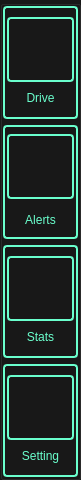
   <widget class="QGroupBox" name="menuButtonsGroup">
    <property name="geometry">
     <rect>
      <x>0</x>
      <y>0</y>
      <width>81</width>
      <height>480</height>
     </rect>
    </property>
    <property name="sizePolicy">
     <sizepolicy hsizetype="Minimum" vsizetype="Minimum">
      <horstretch>0</horstretch>
      <verstretch>0</verstretch>
     </sizepolicy>
    </property>
    <property name="minimumSize">
     <size>
      <width>70</width>
      <height>0</height>
     </size>
    </property>
    <property name="maximumSize">
     <size>
      <width>16777215</width>
      <height>480</height>
     </size>
    </property>
    <property name="styleSheet">
     <string notr="true">/*background-image: url(&quot;:general/general/gradient3.png&quot;); */
background-color: rgb(24,24,24);
</string>
    </property>
    <property name="alignment">
     <set>Qt::AlignCenter</set>
    </property>
    <layout class="QVBoxLayout" name="verticalLayout">
     <property name="sizeConstraint">
      <enum>QLayout::SetMaximumSize</enum>
     </property>
     <property name="leftMargin">
      <number>0</number>
     </property>
     <property name="topMargin">
      <number>0</number>
     </property>
     <property name="rightMargin">
      <number>0</number>
     </property>
     <property name="bottomMargin">
      <number>0</number>
     </property>
     <item>
      <layout class="QHBoxLayout" name="hlMain">
       <item>
        <widget class="QFrame" name="vfMain">
         <property name="minimumSize">
          <size>
           <width>70</width>
           <height>0</height>
          </size>
         </property>
         <property name="styleSheet">
          <string notr="true">QPushButton,QFrame {
border: 1.5px solid #6affcd;
border-radius: 4px;
padding: 2px;
}

QFrame[chosen=&quot;true&quot;] {
border: none;
border-radius: 4px;
padding: 2px;
background: #365546;
}
QPushButton[chosen=&quot;true&quot;]{
background: #365546; 
}

QLabel[chosen=&quot;true&quot;] {
background: #365546; 
}</string>
         </property>
         <layout class="QVBoxLayout" name="vlMain">
          <property name="leftMargin">
           <number>0</number>
          </property>
          <property name="topMargin">
           <number>0</number>
          </property>
          <property name="rightMargin">
           <number>0</number>
          </property>
          <property name="bottomMargin">
           <number>0</number>
          </property>
          <item>
           <layout class="QVBoxLayout" name="vlMain_5">
            <item>
             <layout class="QHBoxLayout" name="hlMainIcon">
              <property name="topMargin">
               <number>0</number>
              </property>
              <item>
               <widget class="QPushButton" name="driveButton">
                <property name="sizePolicy">
                 <sizepolicy hsizetype="Preferred" vsizetype="Fixed">
                  <horstretch>0</horstretch>
                  <verstretch>0</verstretch>
                 </sizepolicy>
                </property>
                <property name="minimumSize">
                 <size>
                  <width>0</width>
                  <height>65</height>
                 </size>
                </property>
                <property name="styleSheet">
                 <string notr="true">border-image: url(&quot;:44x44/44x44/navigation.png&quot;);</string>
                </property>
                <property name="text">
                 <string/>
                </property>
               </widget>
              </item>
             </layout>
            </item>
            <item>
             <layout class="QHBoxLayout" name="hlMainText">
              <item>
               <widget class="QLabel" name="driveLabel">
                <property name="sizePolicy">
                 <sizepolicy hsizetype="Preferred" vsizetype="Fixed">
                  <horstretch>0</horstretch>
                  <verstretch>0</verstretch>
                 </sizepolicy>
                </property>
                <property name="maximumSize">
                 <size>
                  <width>16777215</width>
                  <height>20</height>
                 </size>
                </property>
                <property name="styleSheet">
                 <string notr="true">border: 0px; 
font: 11pt &quot;Purisa&quot; ;
color:  #6affcd;</string>
                </property>
                <property name="text">
                 <string>Drive</string>
                </property>
                <property name="alignment">
                 <set>Qt::AlignCenter</set>
                </property>
               </widget>
              </item>
             </layout>
            </item>
           </layout>
          </item>
         </layout>
        </widget>
       </item>
      </layout>
     </item>
     <item>
      <layout class="QHBoxLayout" name="hlAlerts">
       <item>
        <widget class="QFrame" name="vfAlerts">
         <property name="minimumSize">
          <size>
           <width>70</width>
           <height>0</height>
          </size>
         </property>
         <property name="styleSheet">
          <string notr="true">QPushButton,QFrame {
border: 1.5px solid #6affcd;
border-radius: 4px;
padding: 2px;
}

QFrame[chosen=&quot;true&quot;] {
border: none;
border-radius: 4px;
padding: 2px;
background: #365546;
}
QPushButton[chosen=&quot;true&quot;]{
background: #365546; 
}

QLabel[chosen=&quot;true&quot;] {
background: #365546; 
}

QFrame[alert=&quot;true&quot;] {
border: 3.5px solid #ff4d4d;
}</string>
         </property>
         <layout class="QVBoxLayout" name="vlMain_2">
          <property name="leftMargin">
           <number>0</number>
          </property>
          <property name="topMargin">
           <number>0</number>
          </property>
          <property name="rightMargin">
           <number>0</number>
          </property>
          <property name="bottomMargin">
           <number>0</number>
          </property>
          <item>
           <layout class="QVBoxLayout" name="vlAlerts">
            <item>
             <layout class="QHBoxLayout" name="hlAlertsIcon">
              <property name="bottomMargin">
               <number>5</number>
              </property>
              <item>
               <widget class="QPushButton" name="alertsButton">
                <property name="sizePolicy">
                 <sizepolicy hsizetype="Preferred" vsizetype="Fixed">
                  <horstretch>0</horstretch>
                  <verstretch>0</verstretch>
                 </sizepolicy>
                </property>
                <property name="minimumSize">
                 <size>
                  <width>0</width>
                  <height>65</height>
                 </size>
                </property>
                <property name="styleSheet">
                 <string notr="true">border-image: url(&quot;:44x44/44x44/message.png&quot;);</string>
                </property>
                <property name="text">
                 <string/>
                </property>
               </widget>
              </item>
             </layout>
            </item>
            <item>
             <layout class="QHBoxLayout" name="hlAlertsText">
              <item>
               <widget class="QLabel" name="alertsLabel">
                <property name="maximumSize">
                 <size>
                  <width>16777215</width>
                  <height>20</height>
                 </size>
                </property>
                <property name="styleSheet">
                 <string notr="true">border: 0px; 
font: 11pt &quot;Purisa&quot; ;
color:  #6affcd;</string>
                </property>
                <property name="text">
                 <string>Alerts</string>
                </property>
                <property name="alignment">
                 <set>Qt::AlignCenter</set>
                </property>
               </widget>
              </item>
             </layout>
            </item>
           </layout>
          </item>
         </layout>
        </widget>
       </item>
      </layout>
     </item>
     <item>
      <layout class="QHBoxLayout" name="hlStats" stretch="0">
       <item>
        <widget class="QFrame" name="vfStats">
         <property name="minimumSize">
          <size>
           <width>70</width>
           <height>0</height>
          </size>
         </property>
         <property name="styleSheet">
          <string notr="true">QPushButton,QFrame {
border: 1.5px solid #6affcd;
border-radius: 4px;
padding: 2px;
}

QFrame[chosen=&quot;true&quot;] {
border: none;
border-radius: 4px;
padding: 2px;
background: #365546;
}
QPushButton[chosen=&quot;true&quot;]{
background: #365546; 
}

QLabel[chosen=&quot;true&quot;] {
background: #365546; 
}</string>
         </property>
         <layout class="QVBoxLayout" name="vlMain_3">
          <property name="leftMargin">
           <number>0</number>
          </property>
          <property name="topMargin">
           <number>0</number>
          </property>
          <property name="rightMargin">
           <number>0</number>
          </property>
          <property name="bottomMargin">
           <number>0</number>
          </property>
          <item>
           <layout class="QVBoxLayout" name="vlStats">
            <item>
             <layout class="QHBoxLayout" name="hlStatsIcon">
              <item>
               <widget class="QPushButton" name="statsButton">
                <property name="sizePolicy">
                 <sizepolicy hsizetype="Preferred" vsizetype="Fixed">
                  <horstretch>0</horstretch>
                  <verstretch>0</verstretch>
                 </sizepolicy>
                </property>
                <property name="minimumSize">
                 <size>
                  <width>0</width>
                  <height>65</height>
                 </size>
                </property>
                <property name="styleSheet">
                 <string notr="true">border-image: url(&quot;:44x44/44x44/statistics.png&quot;);</string>
                </property>
                <property name="text">
                 <string/>
                </property>
               </widget>
              </item>
             </layout>
            </item>
            <item>
             <layout class="QHBoxLayout" name="hlStatsText">
              <item>
               <widget class="QLabel" name="statsLabel">
                <property name="maximumSize">
                 <size>
                  <width>16777215</width>
                  <height>20</height>
                 </size>
                </property>
                <property name="styleSheet">
                 <string notr="true">border: 0px; 
font: 11pt &quot;Purisa&quot; ;
color:  #6affcd;</string>
                </property>
                <property name="text">
                 <string>Stats</string>
                </property>
                <property name="alignment">
                 <set>Qt::AlignCenter</set>
                </property>
               </widget>
              </item>
             </layout>
            </item>
           </layout>
          </item>
         </layout>
        </widget>
       </item>
      </layout>
     </item>
     <item>
      <layout class="QHBoxLayout" name="hlSettings" stretch="0">
       <item>
        <widget class="QFrame" name="vfSettings">
         <property name="minimumSize">
          <size>
           <width>70</width>
           <height>0</height>
          </size>
         </property>
         <property name="styleSheet">
          <string notr="true">QPushButton,QFrame {
border: 1.5px solid #6affcd;
border-radius: 4px;
padding: 2px;
}

QFrame[chosen=&quot;true&quot;] {
border: none;
border-radius: 4px;
padding: 2px;
background: #365546;
}
QPushButton[chosen=&quot;true&quot;]{
background: #365546; 
}

QLabel[chosen=&quot;true&quot;] {
background: #365546; 
}

QFrame[alert=&quot;true&quot;] {
border: 3.5px solid #ff4d4d;
}</string>
         </property>
         <layout class="QVBoxLayout" name="vlMain_4">
          <property name="leftMargin">
           <number>0</number>
          </property>
          <property name="topMargin">
           <number>0</number>
          </property>
          <property name="rightMargin">
           <number>0</number>
          </property>
          <property name="bottomMargin">
           <number>0</number>
          </property>
          <item>
           <layout class="QVBoxLayout" name="vlSettings">
            <item>
             <layout class="QHBoxLayout" name="hlSettingsIcon">
              <item>
               <widget class="QPushButton" name="settingsButton">
                <property name="sizePolicy">
                 <sizepolicy hsizetype="Preferred" vsizetype="Fixed">
                  <horstretch>0</horstretch>
                  <verstretch>0</verstretch>
                 </sizepolicy>
                </property>
                <property name="minimumSize">
                 <size>
                  <width>0</width>
                  <height>65</height>
                 </size>
                </property>
                <property name="styleSheet">
                 <string notr="true">border-image: url(&quot;:44x44/44x44/settings.png&quot;);</string>
                </property>
                <property name="text">
                 <string/>
                </property>
               </widget>
              </item>
             </layout>
            </item>
            <item>
             <layout class="QHBoxLayout" name="hlSettingsText">
              <item>
               <widget class="QLabel" name="settingsLabel">
                <property name="maximumSize">
                 <size>
                  <width>16777215</width>
                  <height>20</height>
                 </size>
                </property>
                <property name="styleSheet">
                 <string notr="true">border: 0px; 
font: 11pt &quot;Purisa&quot; ;
color:  #6affcd;</string>
                </property>
                <property name="text">
                 <string>Setting</string>
                </property>
                <property name="alignment">
                 <set>Qt::AlignCenter</set>
                </property>
               </widget>
              </item>
             </layout>
            </item>
           </layout>
          </item>
         </layout>
        </widget>
       </item>
      </layout>
     </item>
    </layout>
   </widget>
